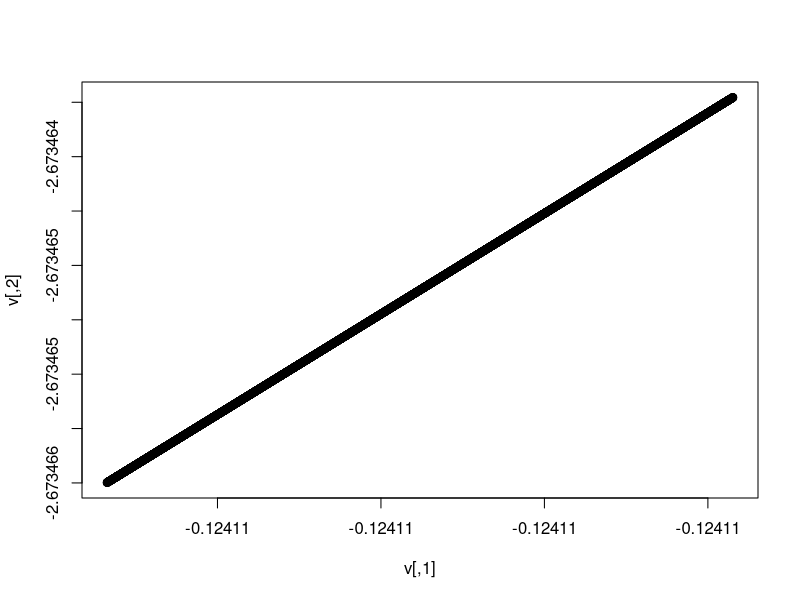

R code for this plot:
# IFS from
browseURL('https://www.paulbourke.net/fractals/ifs/')
# From the gallery by Paul Bourke

# The 2d transformation rule follows
# x_n+1= a*x_n+b*y_n+e
# y_n+1= c*y_n+d*n+f
# which is equivalent to
# [         [         [    [
#   x         a   b    x    e 
#   y    <-   c   d   .y +  f
#     ]             ]   ]    ]

#a2 + d2 < 1
#b2 + e2 < 1
#a2 + b2 + d2 + e2 < 1 + (ae - db)2

is.feasible<-function(m1,m2){
  m[1,1]^2+m[2,1]^2<1 & m[2,2]^2+ m[2,1]^2<1 & sum(m^2)<1+(m[1,1]*m[2,2]-m[2,1]*m[1,2])^2
}
iterate2d_lin<-function(init,m1,m2,n=20){
  for(i in 1:n){
  init<-m1%*%init+m2
  }
  init
}



m1=rbind(c(.14,.01),c(.0,.51))
m2=c(-.08,-1.31)
nrand<-10000
n=20
m<-cbind(runif(nrand),runif(nrand))

IFS_randxy<-function(m1,m2,n,nrand=20){
  m<-cbind(runif(nrand),runif(nrand))
  v=matrix(NA,nrand,2)
  for(i in 1:nrand){
    v[i,]<-iterate2d_lin(init=m[i,],m1,m2,n)
  }
  v
}

v=IFS_randxy(m1,m2,n,nrand)

plot(v,type='p')

library(grDevices)
jpeg('1.jpeg')
tiff('i.tif')
